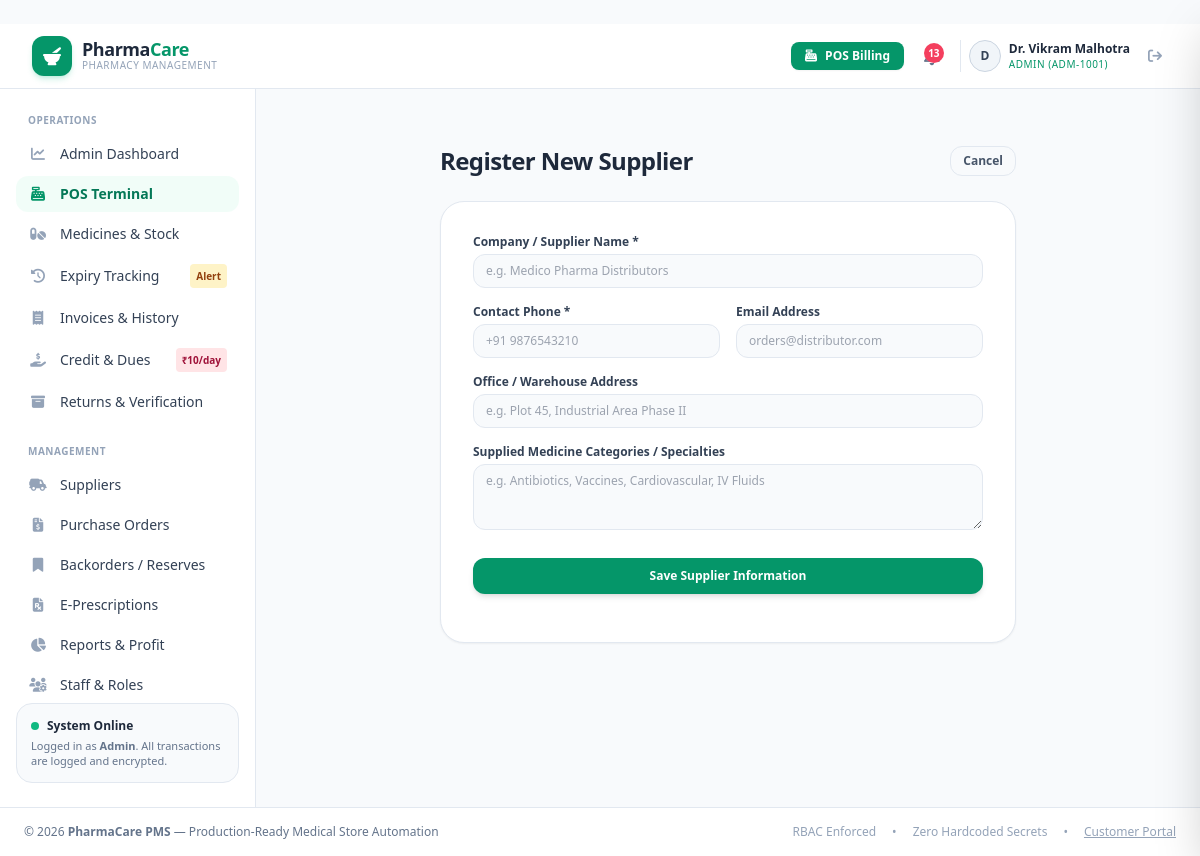
/suppliers/new (signed in), run on the app's committed database.
### models.py (models this page shows, shortened)
class User(UserMixin, db.Model):
    __tablename__ = "users"
    id = db.Column(db.Integer, primary_key=True)
    user_code = db.Column(db.String(20), unique=True, nullable=False, index=True)
    name = db.Column(db.String(100), nullable=False)
    email = db.Column(db.String(120), unique=True, nullable=False, index=True)
    password_hash = db.Column(db.String(255), nullable=False)
    role = db.Column(db.String(20), nullable=False, default="pharmacist")  # admin, pharmacist
    phone = db.Column(db.String(20))
    address = db.Column(db.String(255))
    shop_name = db.Column(db.String(150))
    is_active = db.Column(db.Boolean, default=True)
    created_at = db.Column(db.DateTime, default=datetime.utcnow)
    bills = db.relationship("Bill", backref="creator", lazy="dynamic")
    purchase_orders = db.relationship("PurchaseOrder", backref="creator", lazy="dynamic")
    @property
    def is_admin(self):
        return self.role == "admin"

### routes/suppliers.py (the view, shortened to what this page needs)
@suppliers_bp.route("/new", methods=["GET", "POST"])
@login_required
@admin_required
def create():
    return render_template("suppliers/form.html")

### templates/suppliers/form.html (shortened to what this page needs)
﻿{% extends "base.html" %}
{% block content %}
<div class="max-w-xl mx-auto py-6 space-y-6">
    <div class="flex items-center justify-between">
        <h1 class="text-2xl font-extrabold text-slate-800 tracking-tight">Register New Supplier</h1>
        <a href="{{ url_for('suppliers.index') }}" class="px-3 py-1.5 rounded-xl border border-slate-200 text-xs font-semibold text-slate-600 hover:bg-slate-50 transition">
            Cancel
        </a>
    </div>
    <div class="bg-white p-8 rounded-3xl border border-slate-200 shadow-sm">
        <form method="POST" class="space-y-4">
            <div>
                <label class="block text-xs font-semibold text-slate-700 mb-1">Company / Supplier Name *</label>
                <input type="text" name="name" required placeholder="e.g. Medico Pharma Distributors"
                       class="w-full px-3 py-2 bg-slate-50 border border-slate-200 rounded-xl text-xs focus:ring-2 focus:ring-emerald-500 focus:outline-none">
            </div>
            <div class="grid grid-cols-1 sm:grid-cols-2 gap-4">
                <div>
                    <label class="block text-xs font-semibold text-slate-700 mb-1">Contact Phone *</label>
                    <input type="text" name="contact_number" required placeholder="+91 9876543210"
                           class="w-full px-3 py-2 bg-slate-50 border border-slate-200 rounded-xl text-xs focus:ring-2 focus:ring-emerald-500 focus:outline-none">
                </div>
                <div>
                    <label class="block text-xs font-semibold text-slate-700 mb-1">Email Address</label>
                    <input type="email" name="email" placeholder="orders@distributor.com"
                           class="w-full px-3 py-2 bg-slate-50 border border-slate-200 rounded-xl text-xs focus:ring-2 focus:ring-emerald-500 focus:outline-none">
                </div>
            </div>
            <div>
                <label class="block text-xs font-semibold text-slate-700 mb-1">Office / Warehouse Address</label>
                <input type="text" name="address" placeholder="e.g. Plot 45, Industrial Area Phase II"
                       class="w-full px-3 py-2 bg-slate-50 border border-slate-200 rounded-xl text-xs focus:ring-2 focus:ring-emerald-500 focus:outline-none">
            </div>
            <div>
                <label class="block text-xs font-semibold text-slate-700 mb-1">Supplied Medicine Categories / Specialties</label>
                <textarea name="supplied_medicines" rows="3" placeholder="e.g. Antibiotics, Vaccines, Cardiovascular, IV Fluids"
                          class="w-full px-3 py-2 bg-slate-50 border border-slate-200 rounded-xl text-xs focus:ring-2 focus:ring-emerald-500 focus:outline-none"></textarea>
            </div>
            <div class="pt-3">
                <button type="submit" class="w-full py-2.5 bg-emerald-600 hover:bg-emerald-700 text-white font-bold text-xs rounded-xl shadow-md transition">
                    Save Supplier Information
                </button>
            </div>
        </form>
    </div>
</div>
{% endblock %}

### templates/base.html (shortened to what this page needs)
﻿<!DOCTYPE html>
<html lang="en">
<head>
    <script src="https://cdn.tailwindcss.com"></script>
    <link rel="stylesheet" href="https://cdnjs.cloudflare.com/ajax/libs/font-awesome/6.4.0/css/all.min.css">
    <link rel="stylesheet" href="{{ url_for('static', filename='css/style.css') }}">
</head>
<body class="bg-slate-50 text-slate-900 min-h-screen flex flex-col font-sans antialiased">
    <header class="bg-white border-b border-slate-200 sticky top-0 z-30 no-print">
        <div class="px-4 sm:px-6 lg:px-8 flex items-center justify-between h-16">
            <div class="flex items-center gap-4">
                <a href="/" class="flex items-center gap-2.5 group">
                    <div class="w-10 h-10 rounded-xl bg-emerald-600 text-white flex items-center justify-center shadow-md shadow-emerald-500/20 group-hover:scale-105 transition">
                        <i class="fa-solid fa-mortar-pestle text-lg"></i>
                    </div>
                    <div>
                        <span class="font-bold text-lg text-slate-800 tracking-tight leading-none block">Pharma<span class="text-emerald-600">Care</span></span>
                        <span class="text-[10px] text-slate-400 font-medium tracking-wider uppercase">Pharmacy Management</span>
                    </div>
                </a>
            </div>
            <div class="flex items-center gap-3">
                {% if current_user.is_authenticated %}
                    <a href="{{ url_for('main.pos') }}" class="hidden sm:inline-flex items-center gap-2 px-3.5 py-1.5 rounded-lg bg-emerald-600 hover:bg-emerald-700 text-white text-xs font-semibold shadow-sm transition">
                        <i class="fa-solid fa-cash-register"></i>
                        <span>POS Billing</span>
                    </a>
                    <button type="button" onclick="toggleNotificationDrawer()" class="relative p-2 text-slate-500 hover:text-slate-700 rounded-xl hover:bg-slate-100 transition">
                        <span id="alertsCountBadge" class="{% if alert_count == 0 %}hidden{% endif %} absolute top-1 right-1 w-5 h-5 bg-rose-500 text-white text-[10px] font-bold rounded-full flex items-center justify-center pulse-badge">
                            {{ alert_count }}
                        </span>
                    </button>
                    <div class="flex items-center gap-2 pl-2 border-l border-slate-200">
                        <div class="w-8 h-8 rounded-full bg-slate-100 border border-slate-300 flex items-center justify-center text-slate-700 font-bold text-xs">
                            {{ current_user.name[0] }}
                        </div>
                        <div class="hidden md:block text-left">
                            <div class="text-xs font-semibold text-slate-800">{{ current_user.name }}</div>
                            <div class="text-[10px] font-medium text-emerald-600 uppercase tracking-wider">{{ current_user.role }} ({{ current_user.user_code }})</div>
                        </div>
                        <a href="{{ url_for('auth.logout') }}" title="Logout" class="text-slate-400 hover:text-rose-600 p-1.5 rounded-lg hover:bg-rose-50 transition ml-1">
                            <i class="fa-solid fa-arrow-right-from-bracket text-sm"></i>
                        </a>
                    </div>
                {% endif %}
            </div>
        </div>
    </header>
    <div class="flex-1 flex">
        {% if current_user.is_authenticated %}
        <aside class="w-64 bg-white border-r border-slate-200 flex-shrink-0 flex flex-col justify-between py-6 px-4 no-print hidden lg:flex">
            <div class="space-y-6">
                <div>
                    <div class="px-3 text-[10px] font-bold uppercase tracking-wider text-slate-400 mb-2">Operations</div>
                    <nav class="space-y-1">
                        {% if current_user.is_admin %}
                        <a href="{{ url_for('admin.dashboard') }}" class="flex items-center gap-3 px-3 py-2 text-sm font-medium rounded-xl text-slate-700 hover:bg-emerald-50 hover:text-emerald-700 transition">
                            <i class="fa-solid fa-chart-line w-5 text-center text-slate-400"></i>
                            <span>Admin Dashboard</span>
                        </a>
                        {% else %}
                        <a href="{{ url_for('pharmacist.dashboard') }}" class="flex items-center gap-3 px-3 py-2 text-sm font-medium rounded-xl text-slate-700 hover:bg-emerald-50 hover:text-emerald-700 transition">
                            <i class="fa-solid fa-house-medical w-5 text-center text-slate-400"></i>
                            <span>Counter Dashboard</span>
                        </a>
                        {% endif %}
                        <a href="{{ url_for('main.pos') }}" class="flex items-center gap-3 px-3 py-2 text-sm font-semibold rounded-xl text-emerald-700 bg-emerald-50/70 hover:bg-emerald-100/70 transition">
                            <i class="fa-solid fa-cash-register w-5 text-center text-emerald-600"></i>
                            <span>POS Terminal</span>
                        </a>
                        <a href="{{ url_for('medicines.index') }}" class="flex items-center gap-3 px-3 py-2 text-sm font-medium rounded-xl text-slate-700 hover:bg-emerald-50 hover:text-emerald-700 transition">
                            <i class="fa-solid fa-pills w-5 text-center text-slate-400"></i>
                            <span>Medicines & Stock</span>
                        </a>
                        <a href="{{ url_for('medicines.expiry') }}" class="flex items-center justify-between px-3 py-2 text-sm font-medium rounded-xl text-slate-700 hover:bg-emerald-50 hover:text-emerald-700 transition">
                            <div class="flex items-center gap-3">
                                <i class="fa-solid fa-clock-rotate-left w-5 text-center text-slate-400"></i>
                                <span>Expiry Tracking</span>
                            </div>
                            <span class="text-[10px] font-bold px-1.5 py-0.5 rounded bg-amber-100 text-amber-800">Alert</span>
                        </a>
                        <a href="{{ url_for('bills.index') }}" class="flex items-center gap-3 px-3 py-2 text-sm font-medium rounded-xl text-slate-700 hover:bg-emerald-50 hover:text-emerald-700 transition">
                            <i class="fa-solid fa-receipt w-5 text-center text-slate-400"></i>
                            <span>Invoices & History</span>
                        </a>
                        <a href="{{ url_for('bills.dues') }}" class="flex items-center justify-between px-3 py-2 text-sm font-medium rounded-xl text-slate-700 hover:bg-emerald-50 hover:text-emerald-700 transition">
                            <div class="flex items-center gap-3">
                                <i class="fa-solid fa-hand-holding-dollar w-5 text-center text-slate-400"></i>
                                <span>Credit & Dues</span>
                            </div>
                            <span class="text-[10px] font-bold px-1.5 py-0.5 rounded bg-rose-100 text-rose-800">₹10/day</span>
                        </a>
                        <a href="{{ url_for('returns.index') }}" class="flex items-center gap-3 px-3 py-2 text-sm font-medium rounded-xl text-slate-700 hover:bg-emerald-50 hover:text-emerald-700 transition">
                            <i class="fa-solid fa-box-archive w-5 text-center text-slate-400"></i>
                            <span>Returns & Verification</span>
                        </a>
                    </nav>
                </div>
                <div>
                    <div class="px-3 text-[10px] font-bold uppercase tracking-wider text-slate-400 mb-2">Management</div>
                    <nav class="space-y-1">
                        <a href="{{ url_for('suppliers.index') }}" class="flex items-center gap-3 px-3 py-2 text-sm font-medium rounded-xl text-slate-700 hover:bg-emerald-50 hover:text-emerald-700 transition">
                            <i class="fa-solid fa-truck-field w-5 text-center text-slate-400"></i>
                            <span>Suppliers</span>
                        </a>
                        <a href="{{ url_for('suppliers.purchase_orders') }}" class="flex items-center gap-3 px-3 py-2 text-sm font-medium rounded-xl text-slate-700 hover:bg-emerald-50 hover:text-emerald-700 transition">
                            <i class="fa-solid fa-file-invoice-dollar w-5 text-center text-slate-400"></i>
                            <span>Purchase Orders</span>
                        </a>
                        <a href="{{ url_for('customer.reservations_list') }}" class="flex items-center gap-3 px-3 py-2 text-sm font-medium rounded-xl text-slate-700 hover:bg-emerald-50 hover:text-emerald-700 transition">
                            <i class="fa-solid fa-bookmark w-5 text-center text-slate-400"></i>
                            <span>Backorders / Reserves</span>
                        </a>
                        {% if current_user.is_admin %}
                        <a href="{{ url_for('admin.prescriptions') }}" class="flex items-center gap-3 px-3 py-2 text-sm font-medium rounded-xl text-slate-700 hover:bg-emerald-50 hover:text-emerald-700 transition">
                            <i class="fa-solid fa-file-prescription w-5 text-center text-slate-400"></i>
                            <span>E-Prescriptions</span>
                        </a>
                        <a href="{{ url_for('admin.reports') }}" class="flex items-center gap-3 px-3 py-2 text-sm font-medium rounded-xl text-slate-700 hover:bg-emerald-50 hover:text-emerald-700 transition">
                            <i class="fa-solid fa-chart-pie w-5 text-center text-slate-400"></i>
                            <span>Reports & Profit</span>
                        </a>
                        <a href="{{ url_for('admin.users') }}" class="flex items-center gap-3 px-3 py-2 text-sm font-medium rounded-xl text-slate-700 hover:bg-emerald-50 hover:text-emerald-700 transition">
                            <i class="fa-solid fa-users-gear w-5 text-center text-slate-400"></i>
                            <span>Staff & Roles</span>
                        </a>
                        {% endif %}
                    </nav>
                </div>
            </div>
            <div class="p-3.5 rounded-2xl bg-slate-50 border border-slate-200 text-xs">
                <div class="font-semibold text-slate-800 flex items-center gap-2">
                    <span class="w-2 h-2 rounded-full bg-emerald-500 inline-block"></span>
                    System Online
                </div>
                <div class="text-slate-500 text-[11px] mt-1 leading-snug">
                    Logged in as <b>{{ current_user.role|capitalize }}</b>. All transactions are logged and encrypted.
                </div>
            </div>
        </aside>
        {% endif %}
        <main class="flex-1 p-4 sm:p-6 lg:p-8 max-w-7xl mx-auto w-full">
            {% block content %}{% endblock %}
        </main>
    </div>
    <footer class="bg-white border-t border-slate-200 py-4 px-6 text-center text-xs text-slate-500 no-print mt-auto">
        <div class="flex flex-col sm:flex-row items-center justify-between max-w-7xl mx-auto gap-2">
            <div>&copy; 2026 <b>{{ app_name }}</b> — Production-Ready Medical Store Automation</div>
            <div class="flex items-center gap-4 text-slate-400">
                <span>RBAC Enforced</span>
                <span>•</span>
                <span>Zero Hardcoded Secrets</span>
                <span>•</span>
                <a href="{{ url_for('customer.portal') }}" class="hover:text-emerald-600 underline">Customer Portal</a>
            </div>
        </div>
    </footer>
</body>
</html>

### data on the page
User: name "D", name "Dr. Vikram Malhotra", role "ADMIN", user_code "ADM-1001", role "Admin"

### other printed values
{{ alert_count }} "13"
{{ app_name }} "PharmaCare PMS"
